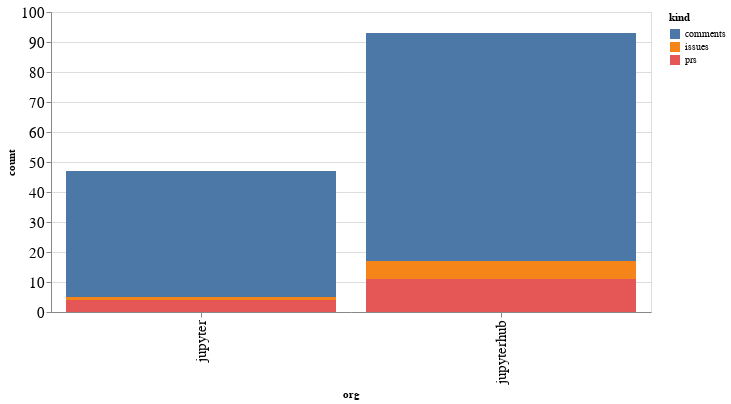

The notebook cell saved with this chart:
### Code cell
alt.Chart(org_summaries, width=600).mark_bar().encode(
    x='org',
    y='count',
    color='kind',
    tooltip="org"
)

### Figure 1 — Vega-Lite specification as saved in the notebook (floating-point values rounded to 4 significant figures)
{"config": {"axisLeft": {"labelFontSize": 15}, "axisBottom": {"labelFontSize": 15}}, "data": {"name": "data-97da31d4cfb71a42715575f9f95afaf1"}, "mark": "bar", "encoding": {"color": {"type": "nominal", "field": "kind"}, "tooltip": {"type": "nominal", "field": "org"}, "x": {"type": "nominal", "field": "org"}, "y": {"type": "quantitative", "field": "count"}}, "width": 600, "$schema": "https://vega.github.io/schema/vega-lite/v4.8.1.json", "datasets": {"data-97da31d4cfb71a42715575f9f95afaf1": [{"org": "jupyter", "kind": "comments", "count": 42}, {"org": "jupyter", "kind": "issues", "count": 1}, {"org": "jupyter", "kind": "prs", "count": 4}, {"org": "jupyterhub", "kind": "comments", "count": 76}, {"org": "jupyterhub", "kind": "issues", "count": 6}, {"org": "jupyterhub", "kind": "prs", "count": 11}]}}
